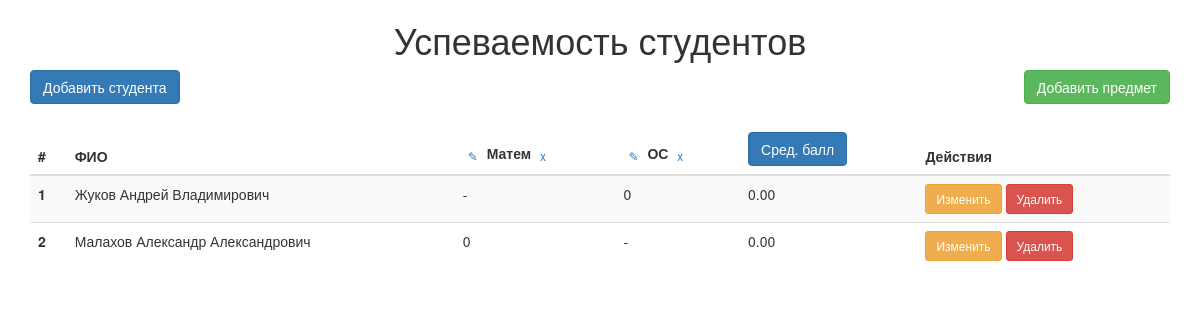
The app's page /, older data.
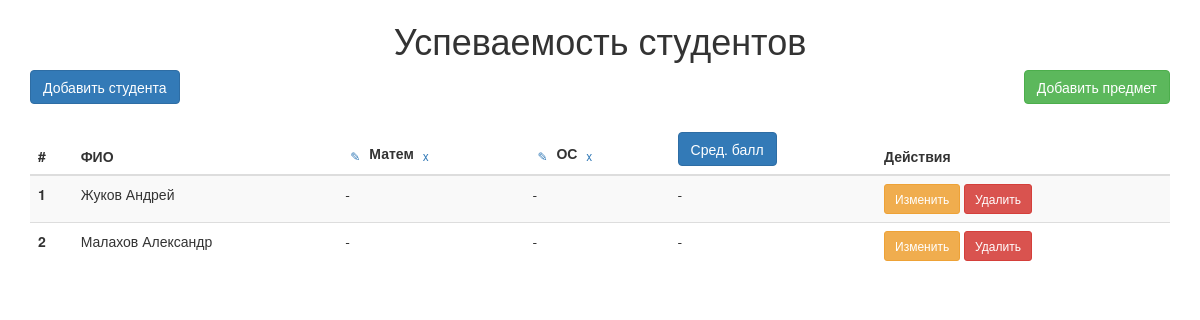
The same page, newer data.
### students/models.py (models this page shows, shortened)
class Student(models.Model):
    student_id = models.CharField(max_length=20)
    full_name = models.CharField(max_length=200)

### students/views.py (the view)
# urls.py: path('', views.IndexView.as_view(), name='index'),
class IndexView(TemplateView):
    template_name = "index.html"
    def get_context_data(self, **kwargs):
        context = super(IndexView, self).get_context_data(**kwargs)
        subjects = Subject.objects.all().order_by('name')
        students = Student.objects.all().order_by('full_name')
        student_grades = defaultdict(dict)
        for grade in Grade.objects.all():
            student_grades[grade.student][grade.subject] = grade.value
        student_statistics = []
        for student in students:
            scores = []
            for subject in subjects:
                score = student_grades.get(student, {}).get(subject)
                if score is not None:
                    if score.is_integer():
                        scores.append(f'{int(score)}')
                    else:
                        scores.append(f'{score:.1f}')
                else:
                    scores.append('-')
            total_subjects = Subject.objects.count()
            student_scores = [g.value for g in Grade.objects.filter(student=student)]
            if student_scores:
                avg = sum(student_scores) / total_subjects
                avg_display = f'{avg:.2f}'
            else:
                avg_display = '-'
            student_statistics.append({
                'student': student,
                'scores': scores,
                'average': avg_display
            })
        sort = self.request.GET.get('sort')
        if sort == 'best':
            student_statistics.sort(key=lambda x: float(x['average']) if x['average'] != '-' else -1, reverse=True)
        elif sort == 'worst':
            student_statistics.sort(key=lambda x: float(x['average']) if x['average'] != '-' else 999)
        context.update({
            'subjects': subjects,
            'student_statistics': student_statistics,
            'current_sort': self.request.GET.get('sort', 'default')
        })
        return context

### templates/index.html (shortened to what this page needs)
<!DOCTYPE html>
<html>
<head>
    <link rel="stylesheet" href="https://maxcdn.bootstrapcdn.com/bootstrap/3.3.4/css/bootstrap.min.css">
</head>
<body>
    <div style="width: 95%; margin: 0 auto; overflow-x: auto;">
        <h1 style="text-align:center;">Успеваемость студентов</h1>
        <div style="margin-bottom:20px;">
            <a href="{% url 'student_create' %}" class="btn btn-primary">Добавить студента</a>
            <a href="{% url 'subject_create' %}" class="btn btn-success" style="float: right;">Добавить предмет</a>
        </div>
        <table class="table table-striped">
            <thead>
                <tr>
                    <th>#</th>
                    <th>ФИО</th>
                    {% for subject in subjects %}
                        <th>
                            <a href="{% url 'subject_update' subject.pk %}" class="btn btn-xs">✎</a>
                            {{ subject.name|slice:":5" }}
                            <a href="{% url 'subject_delete' subject.pk %}" class="btn btn-xs">x</a>
                        </th>
                    {% endfor %}
                    <th>
                        <a href="?sort={% if current_sort == 'best' %}worst{% elif current_sort == 'worst' %}default{% else %}best{% endif %}" class="btn btn-primary">
                            Сред. балл
                        </a>
                    </th>
                    <th>Действия</th>
                </tr>
            </thead>
            <tbody>
                {% for statistics in student_statistics %}
                <tr>
                    <th scope="row">{{ forloop.counter }}</th>
                    <td>{{ statistics.student.full_name }}</td>
                    {% for score in statistics.scores %}
                        <td>{{ score }}</td>
                    {% endfor %}
                    <td>{{ statistics.average }}</td>
                    <td>
                        <a href="{% url 'student_update' statistics.student.pk %}" class="btn btn-warning btn-sm">Изменить</a>
                        <a href="{% url 'student_delete' statistics.student.pk %}" class="btn btn-danger btn-sm">Удалить</a>
                    </td>
                </tr>
                {% endfor %}
            </tbody>
        </table>
    </div>
</body>
</html>

Row changes from the older to the newer data that the page shows:
changed Student: student.full_name "Жуков Андрей Владимирович" → "Жуков Андрей"; average "0.00" → "-"
changed Student: student.full_name "Малахов Александр Александрович" → "Малахов Александр"; average "0.00" → "-"
Text that changed along with them:
list line gone: "0"
